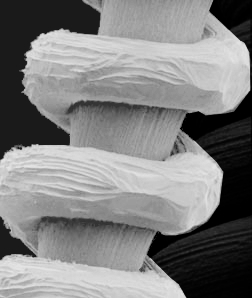
#> input picture Digital_Image_Processing/exp_3/test3_1.jpg, 252 x 298 px
$ python exp_2_2.py   (Python 2 division)
#> lines starting #> are read from the running program, lines starting #| are printed output that depends on the picture
### Digital_Image_Processing/exp_3/mymeanfilter.py
# -*- coding:utf-8 -*-

from scipy import signal
import matplotlib.pylab as pl
import matplotlib.cm as cm
import numpy as np
import Image

def mymeanfilter(im_0,R,C):
#> called with R = 5, C = 5
    im_1 = im_0.copy()
    (M,N) = im_0.shape
#> M = 298; N = 252
    R = int(R)
    C = int(C)
    for m in range(R/2,M-R/2):
        for n in range(C/2,N-C/2):
            im_1[m,n] = np.mean(im_0[m-R/2:m+R/2+1,n-C/2:n+C/2+1])
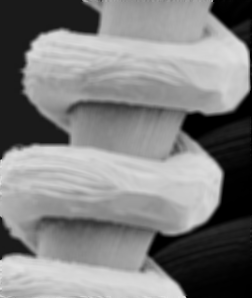
#> im_1: shape (298, 252) float64; min 0, max 0.885, mean 0.502
    return im_1

### Digital_Image_Processing/exp_3/mystdfilter.py
# -*- coding:utf-8 -*-

from scipy import signal
import matplotlib.pylab as pl
import matplotlib.cm as cm
import numpy as np
import Image

def mystdfilter(im_0,im_1,R,C):
    # im_0为原始图像
    # im_1 为经过均值滤波后的图像
    # 图像必须为double类型，才能进行数学操作
#> called with R = 5, C = 5
    im_2 = im_0.copy()
    (M,N) = im_0.shape
#> M = 298; N = 252
    R = int(R)
    C = int(C)
    for m in range(R/2,M-R/2):
        for n in range(C/2,N-C/2):
            im_2[m,n] = np.sqrt(np.mean((im_1[m,n]-im_0[m-R/2:m+R/2+1,n-C/2:n+C/2+1])**2))
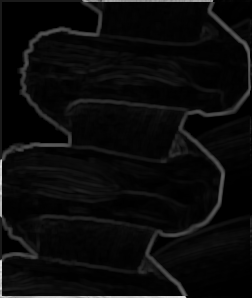
#> im_2: shape (298, 252) float64; min 0, max 0.875, mean 0.0452
    return im_2

### Digital_Image_Processing/exp_3/exp_2_2.py
# -*- coding:utf-8 -*-

import matplotlib.pylab as pl
import matplotlib.cm as cm
import numpy as np
import Image
from mymeanfilter import mymeanfilter
from mystdfilter import mystdfilter

im_0 = np.asarray(Image.open('test3_1.jpg').convert('L'))/float(255)
fig = pl.figure()
# ax_1
ax_1 = fig.add_subplot(131)
ax_1.imshow(im_0,cmap=cm.gray)
ax_1.set_title('input image')
ax_1.set_xticks([])
ax_1.set_yticks([])
# ax_2
ax_2 = fig.add_subplot(132)
im_1 = mymeanfilter(im_0,5,5)
ax_2.imshow(im_1,cmap=cm.gray)
ax_2.set_title('my mean filter')
ax_2.set_xticks([])
ax_2.set_yticks([])
# ax_3
ax_3 = fig.add_subplot(133)
im_2 = mystdfilter(im_0,im_1,5,5)
ax_3.imshow(im_2,cmap=cm.gray)
ax_3.set_title('my std filter')
ax_3.set_xticks([])
ax_3.set_yticks([])
fig.suptitle('exp_2_2')
fig.savefig('exp_2_2.jpg')
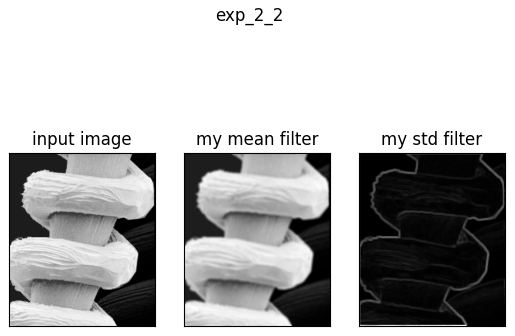
#> figure drawn by matplotlib, 3 panels

$ run again, with Digital_Image_Processing/exp_3/test3_2.jpg copied over Digital_Image_Processing/exp_3/test3_1.jpg
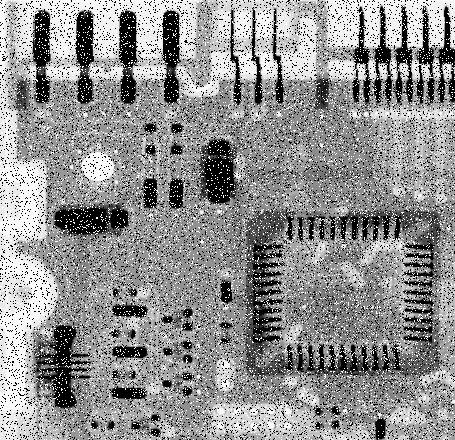
#> input picture Digital_Image_Processing/exp_3/test3_2.jpg, 455 x 440 px
#> after the loop in mystdfilter, `for m in range(R/2,M-R/2):`:
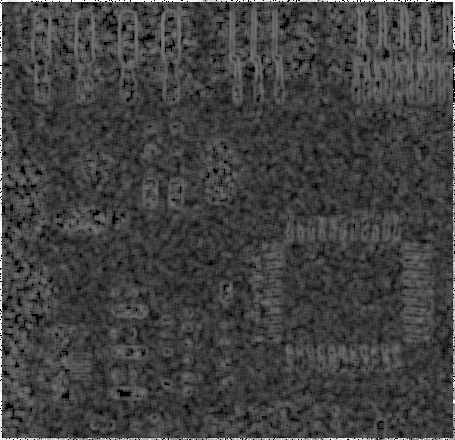
#> im_2: shape (440, 455) float64; min 0, max 1, mean 0.257
#> `fig.savefig('exp_2_2.jpg')`:
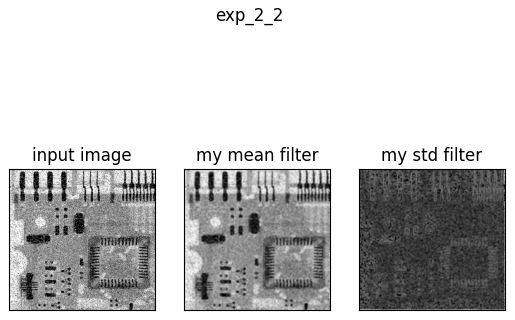
#> figure drawn by matplotlib, 3 panels
